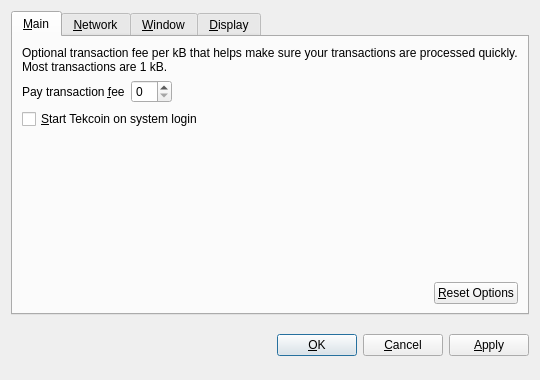
<?xml version="1.0" encoding="UTF-8"?>
<ui version="4.0">
 <class>OptionsDialog</class>
 <widget class="QDialog" name="OptionsDialog">
  <property name="geometry">
   <rect>
    <x>0</x>
    <y>0</y>
    <width>540</width>
    <height>380</height>
   </rect>
  </property>
  <property name="windowTitle">
   <string>Options</string>
  </property>
  <property name="modal">
   <bool>true</bool>
  </property>
  <layout class="QVBoxLayout" name="verticalLayout">
   <item>
    <widget class="QTabWidget" name="tabWidget">
     <property name="tabPosition">
      <enum>QTabWidget::North</enum>
     </property>
     <property name="currentIndex">
      <number>0</number>
     </property>
     <widget class="QWidget" name="tabMain">
      <attribute name="title">
       <string>&amp;Main</string>
      </attribute>
      <layout class="QVBoxLayout" name="verticalLayout_Main">
       <item>
        <widget class="QLabel" name="transactionFeeInfoLabel">
         <property name="text">
          <string>Optional transaction fee per kB that helps make sure your transactions are processed quickly. Most transactions are 1 kB.</string>
         </property>
         <property name="textFormat">
          <enum>Qt::PlainText</enum>
         </property>
         <property name="wordWrap">
          <bool>true</bool>
         </property>
        </widget>
       </item>
       <item>
        <layout class="QHBoxLayout" name="horizontalLayout_1_Main">
         <item>
          <widget class="QLabel" name="transactionFeeLabel">
           <property name="text">
            <string>Pay transaction &amp;fee</string>
           </property>
           <property name="textFormat">
            <enum>Qt::PlainText</enum>
           </property>
           <property name="buddy">
            <cstring>transactionFee</cstring>
           </property>
          </widget>
         </item>
         <item>
          <widget class="BitcoinAmountField" name="transactionFee"/>
         </item>
         <item>
          <spacer name="horizontalSpacer_1_Main">
           <property name="orientation">
            <enum>Qt::Horizontal</enum>
           </property>
           <property name="sizeHint" stdset="0">
            <size>
             <width>40</width>
             <height>20</height>
            </size>
           </property>
          </spacer>
         </item>
        </layout>
       </item>
       <item>
        <widget class="QCheckBox" name="bitcoinAtStartup">
         <property name="toolTip">
          <string>Automatically start Tekcoin after logging in to the system.</string>
         </property>
         <property name="text">
          <string>&amp;Start Tekcoin on system login</string>
         </property>
        </widget>
       </item>
       <item>
        <spacer name="verticalSpacer_Main">
         <property name="orientation">
          <enum>Qt::Vertical</enum>
         </property>
         <property name="sizeHint" stdset="0">
          <size>
           <width>20</width>
           <height>40</height>
          </size>
         </property>
        </spacer>
       </item>
       <item>
        <layout class="QHBoxLayout" name="horizontalLayout_2_Main">
         <item>
          <spacer name="horizontalSpacer_2_Main">
           <property name="orientation">
            <enum>Qt::Horizontal</enum>
           </property>
           <property name="sizeHint" stdset="0">
            <size>
             <width>40</width>
             <height>20</height>
            </size>
           </property>
          </spacer>
         </item>
         <item>
          <widget class="QPushButton" name="resetButton">
           <property name="toolTip">
            <string>Reset all client options to default.</string>
           </property>
           <property name="text">
            <string>&amp;Reset Options</string>
           </property>
           <property name="autoDefault">
            <bool>false</bool>
           </property>
          </widget>
         </item>
        </layout>
       </item>
      </layout>
     </widget>
     <widget class="QWidget" name="tabNetwork">
      <attribute name="title">
       <string>&amp;Network</string>
      </attribute>
      <layout class="QVBoxLayout" name="verticalLayout_Network">
       <item>
        <widget class="QCheckBox" name="mapPortUpnp">
         <property name="toolTip">
          <string>Automatically open the Tekcoin client port on the router. This only works when your router supports UPnP and it is enabled.</string>
         </property>
         <property name="text">
          <string>Map port using &amp;UPnP</string>
         </property>
        </widget>
       </item>
       <item>
        <widget class="QCheckBox" name="connectSocks">
         <property name="toolTip">
          <string>Connect to the Tekcoin network through a SOCKS proxy (e.g. when connecting through Tor).</string>
         </property>
         <property name="text">
          <string>&amp;Connect through SOCKS proxy:</string>
         </property>
        </widget>
       </item>
       <item>
        <layout class="QHBoxLayout" name="horizontalLayout_Network">
         <item>
          <widget class="QLabel" name="proxyIpLabel">
           <property name="text">
            <string>Proxy &amp;IP:</string>
           </property>
           <property name="textFormat">
            <enum>Qt::PlainText</enum>
           </property>
           <property name="buddy">
            <cstring>proxyIp</cstring>
           </property>
          </widget>
         </item>
         <item>
          <widget class="QValidatedLineEdit" name="proxyIp">
           <property name="maximumSize">
            <size>
             <width>140</width>
             <height>16777215</height>
            </size>
           </property>
           <property name="toolTip">
            <string>IP address of the proxy (e.g. 127.0.0.1)</string>
           </property>
          </widget>
         </item>
         <item>
          <widget class="QLabel" name="proxyPortLabel">
           <property name="text">
            <string>&amp;Port:</string>
           </property>
           <property name="textFormat">
            <enum>Qt::PlainText</enum>
           </property>
           <property name="buddy">
            <cstring>proxyPort</cstring>
           </property>
          </widget>
         </item>
         <item>
          <widget class="QLineEdit" name="proxyPort">
           <property name="maximumSize">
            <size>
             <width>55</width>
             <height>16777215</height>
            </size>
           </property>
           <property name="toolTip">
            <string>Port of the proxy (e.g. 9050)</string>
           </property>
          </widget>
         </item>
         <item>
          <widget class="QLabel" name="socksVersionLabel">
           <property name="text">
            <string>SOCKS &amp;Version:</string>
           </property>
           <property name="textFormat">
            <enum>Qt::PlainText</enum>
           </property>
           <property name="buddy">
            <cstring>socksVersion</cstring>
           </property>
          </widget>
         </item>
         <item>
          <widget class="QValueComboBox" name="socksVersion">
           <property name="toolTip">
            <string>SOCKS version of the proxy (e.g. 5)</string>
           </property>
          </widget>
         </item>
         <item>
          <spacer name="horizontalSpacer_Network">
           <property name="orientation">
            <enum>Qt::Horizontal</enum>
           </property>
           <property name="sizeHint" stdset="0">
            <size>
             <width>40</width>
             <height>20</height>
            </size>
           </property>
          </spacer>
         </item>
        </layout>
       </item>
       <item>
        <spacer name="verticalSpacer_Network">
         <property name="orientation">
          <enum>Qt::Vertical</enum>
         </property>
         <property name="sizeHint" stdset="0">
          <size>
           <width>20</width>
           <height>40</height>
          </size>
         </property>
        </spacer>
       </item>
      </layout>
     </widget>
     <widget class="QWidget" name="tabWindow">
      <attribute name="title">
       <string>&amp;Window</string>
      </attribute>
      <layout class="QVBoxLayout" name="verticalLayout_Window">
       <item>
        <widget class="QCheckBox" name="minimizeToTray">
         <property name="toolTip">
          <string>Show only a tray icon after minimizing the window.</string>
         </property>
         <property name="text">
          <string>&amp;Minimize to the tray instead of the taskbar</string>
         </property>
        </widget>
       </item>
       <item>
        <widget class="QCheckBox" name="minimizeOnClose">
         <property name="toolTip">
          <string>Minimize instead of exit the application when the window is closed. When this option is enabled, the application will be closed only after selecting Quit in the menu.</string>
         </property>
         <property name="text">
          <string>M&amp;inimize on close</string>
         </property>
        </widget>
       </item>
       <item>
        <spacer name="verticalSpacer_Window">
         <property name="orientation">
          <enum>Qt::Vertical</enum>
         </property>
         <property name="sizeHint" stdset="0">
          <size>
           <width>20</width>
           <height>40</height>
          </size>
         </property>
        </spacer>
       </item>
      </layout>
     </widget>
     <widget class="QWidget" name="tabDisplay">
      <attribute name="title">
       <string>&amp;Display</string>
      </attribute>
      <layout class="QVBoxLayout" name="verticalLayout_Display">
       <item>
        <layout class="QHBoxLayout" name="horizontalLayout_1_Display">
         <item>
          <widget class="QLabel" name="langLabel">
           <property name="text">
            <string>User Interface &amp;language:</string>
           </property>
           <property name="textFormat">
            <enum>Qt::PlainText</enum>
           </property>
           <property name="buddy">
            <cstring>lang</cstring>
           </property>
          </widget>
         </item>
         <item>
          <widget class="QValueComboBox" name="lang">
           <property name="toolTip">
            <string>The user interface language can be set here. This setting will take effect after restarting Tekcoin.</string>
           </property>
          </widget>
         </item>
        </layout>
       </item>
       <item>
        <layout class="QHBoxLayout" name="horizontalLayout_2_Display">
         <item>
          <widget class="QLabel" name="unitLabel">
           <property name="text">
            <string>&amp;Unit to show amounts in:</string>
           </property>
           <property name="textFormat">
            <enum>Qt::PlainText</enum>
           </property>
           <property name="buddy">
            <cstring>unit</cstring>
           </property>
          </widget>
         </item>
         <item>
          <widget class="QValueComboBox" name="unit">
           <property name="toolTip">
            <string>Choose the default subdivision unit to show in the interface and when sending coins.</string>
           </property>
          </widget>
         </item>
        </layout>
       </item>
       <item>
        <widget class="QCheckBox" name="displayAddresses">
         <property name="toolTip">
          <string>Whether to show Tekcoin addresses in the transaction list or not.</string>
         </property>
         <property name="text">
          <string>&amp;Display addresses in transaction list</string>
         </property>
        </widget>
       </item>
       <item>
        <widget class="QCheckBox" name="coinControlFeatures">
         <property name="toolTip">
          <string>Whether to show coin control features or not.</string>
         </property>
         <property name="text">
          <string>Display coin &amp;control features (experts only!)</string>
         </property>
        </widget>
       </item>
       <item>
        <spacer name="verticalSpacer_Display">
         <property name="orientation">
          <enum>Qt::Vertical</enum>
         </property>
         <property name="sizeHint" stdset="0">
          <size>
           <width>20</width>
           <height>40</height>
          </size>
         </property>
        </spacer>
       </item>
      </layout>
     </widget>
    </widget>
   </item>
   <item>
    <layout class="QHBoxLayout" name="horizontalLayout_Buttons">
     <item>
      <spacer name="horizontalSpacer_1">
       <property name="orientation">
        <enum>Qt::Horizontal</enum>
       </property>
       <property name="sizeHint" stdset="0">
        <size>
         <width>40</width>
         <height>48</height>
        </size>
       </property>
      </spacer>
     </item>
     <item>
      <widget class="QLabel" name="statusLabel">
       <property name="font">
        <font>
         <weight>75</weight>
         <bold>true</bold>
        </font>
       </property>
       <property name="text">
        <string/>
       </property>
       <property name="textFormat">
        <enum>Qt::PlainText</enum>
       </property>
       <property name="wordWrap">
        <bool>true</bool>
       </property>
      </widget>
     </item>
     <item>
      <spacer name="horizontalSpacer_2">
       <property name="orientation">
        <enum>Qt::Horizontal</enum>
       </property>
       <property name="sizeHint" stdset="0">
        <size>
         <width>40</width>
         <height>48</height>
        </size>
       </property>
      </spacer>
     </item>
     <item>
      <widget class="QPushButton" name="okButton">
       <property name="text">
        <string>&amp;OK</string>
       </property>
      </widget>
     </item>
     <item>
      <widget class="QPushButton" name="cancelButton">
       <property name="text">
        <string>&amp;Cancel</string>
       </property>
       <property name="autoDefault">
        <bool>false</bool>
       </property>
      </widget>
     </item>
     <item>
      <widget class="QPushButton" name="applyButton">
       <property name="text">
        <string>&amp;Apply</string>
       </property>
       <property name="autoDefault">
        <bool>false</bool>
       </property>
      </widget>
     </item>
    </layout>
   </item>
  </layout>
 </widget>
 <customwidgets>
  <customwidget>
   <class>BitcoinAmountField</class>
   <extends>QSpinBox</extends>
   <header>bitcoinamountfield.h</header>
  </customwidget>
  <customwidget>
   <class>QValueComboBox</class>
   <extends>QComboBox</extends>
   <header>qvaluecombobox.h</header>
  </customwidget>
  <customwidget>
   <class>QValidatedLineEdit</class>
   <extends>QLineEdit</extends>
   <header>qvalidatedlineedit.h</header>
  </customwidget>
 </customwidgets>
 <resources/>
 <connections/>
</ui>
